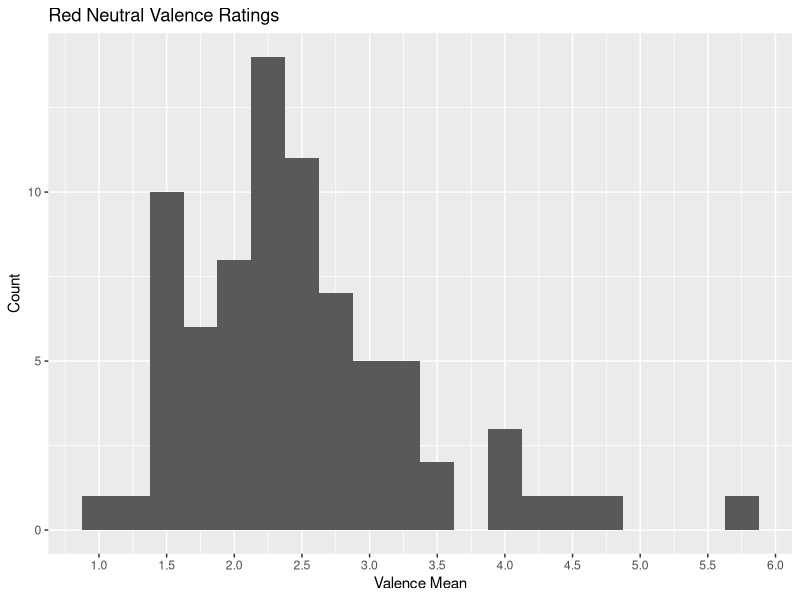
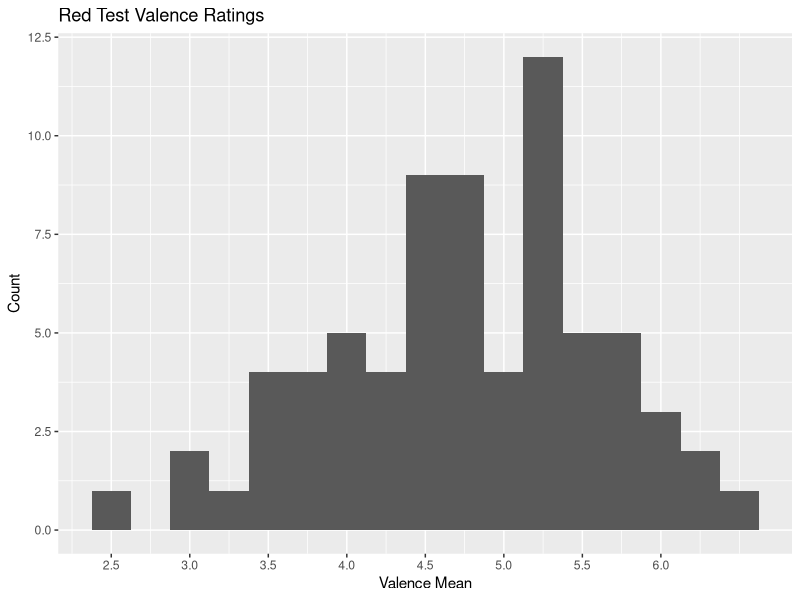
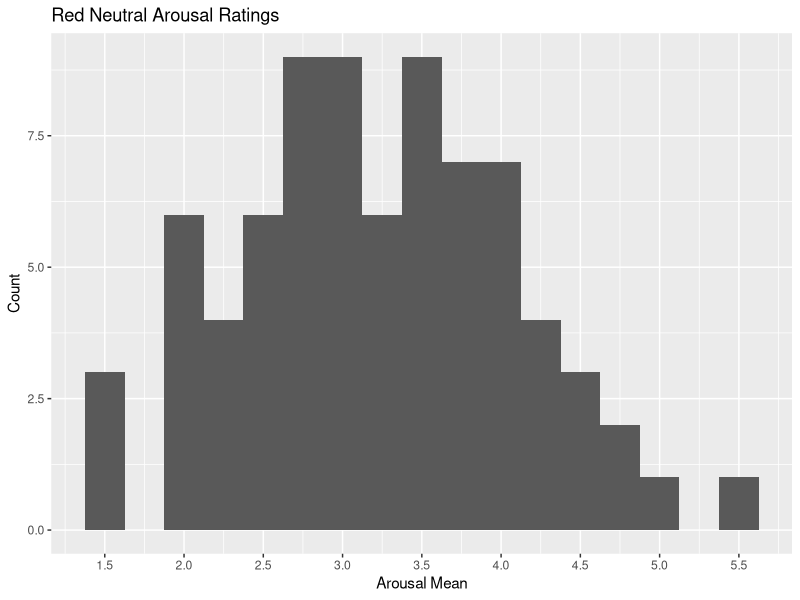
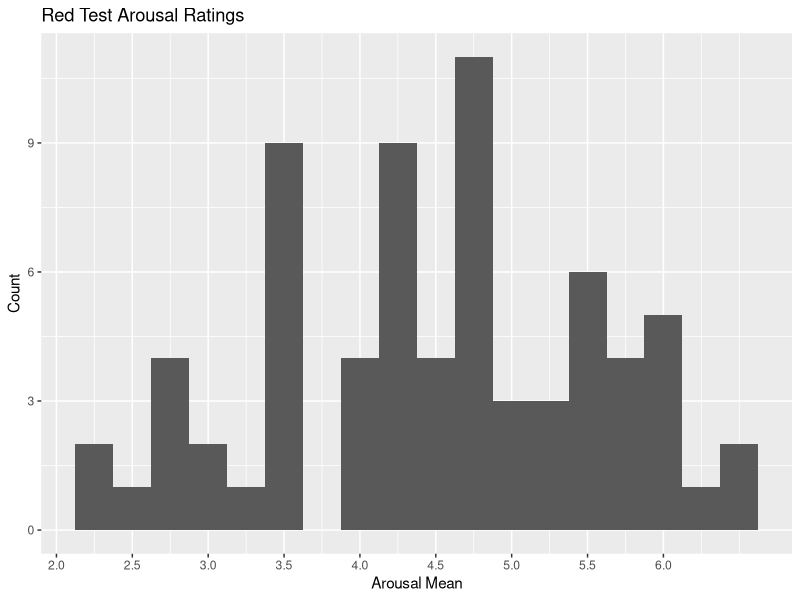
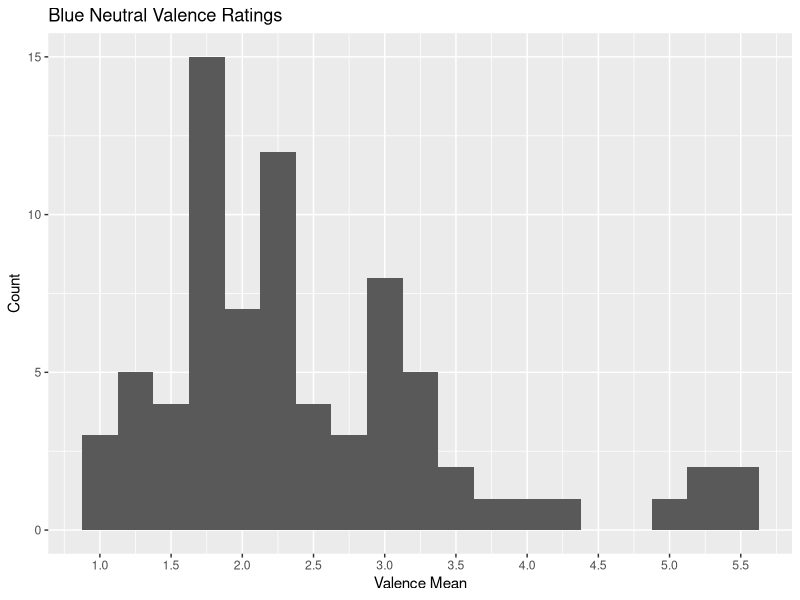
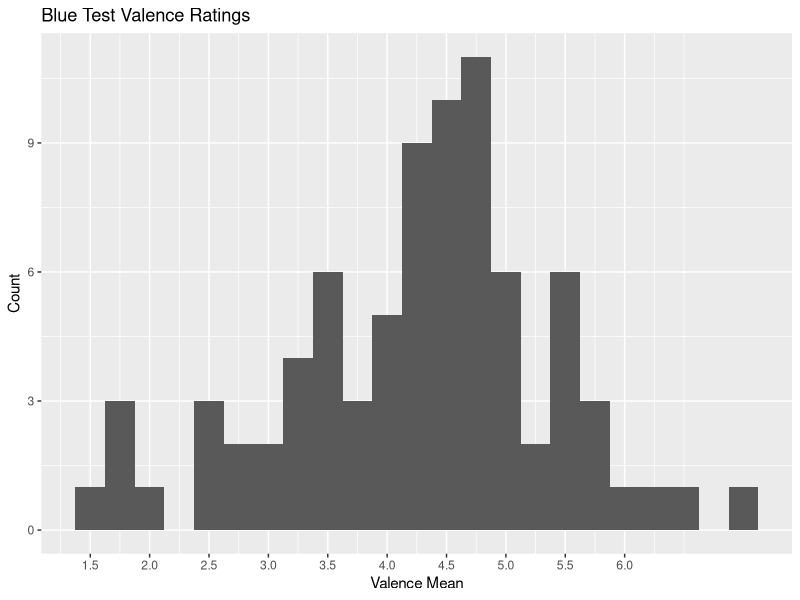
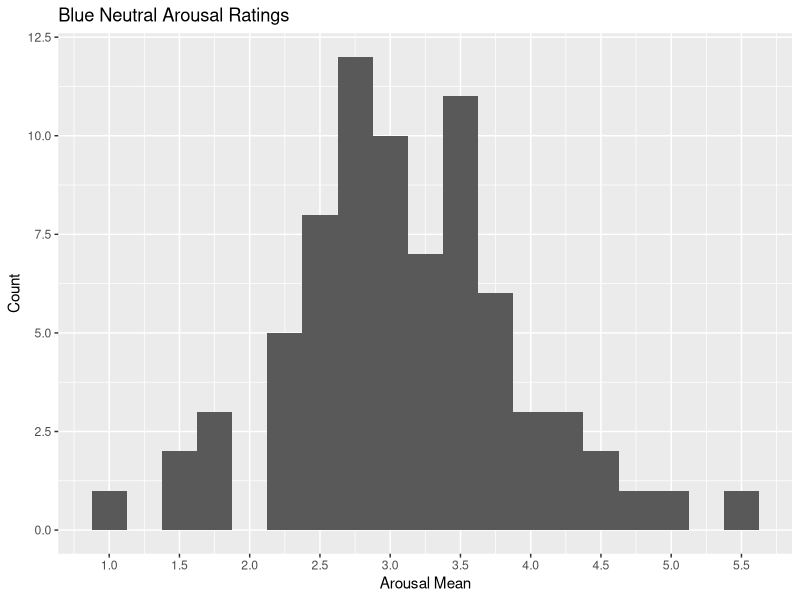
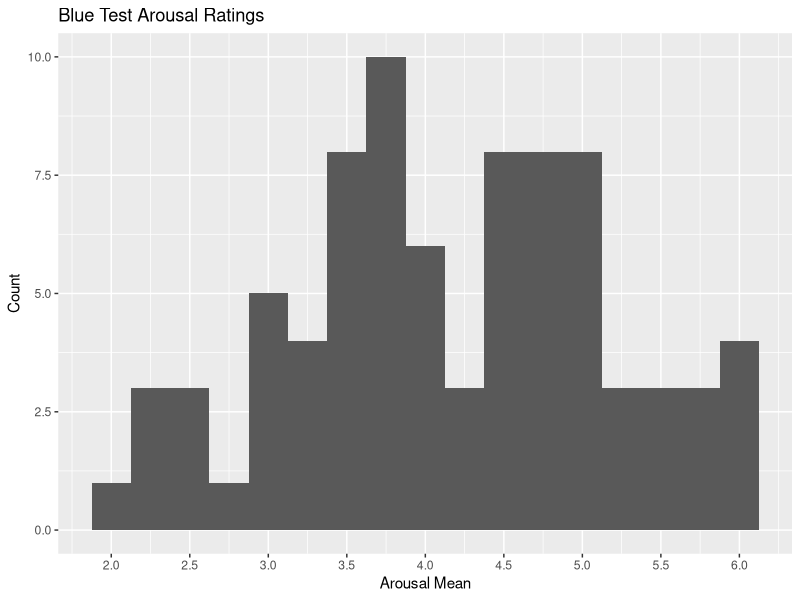

Write the R code that produced these figures, in order. (Note: this script raises an error after producing the figures.)
# Neuropeeps
setwd('/Users/pamelariviere/CodeRepo/RCode/PSYCH201a/Project/neuropeeps/')

# ---------------------- step 1 : convert .sav file into csv file. - DONE -------------------------------

# Done by pam. See TransformData.R
# Thanks pam!

# -------------------------------------------------------------------------------------------------------
# parallel step: learn how to upload and download this script to github
# Use the clone button, save and then add to your folder of your working directory.

# Step 2a
# Do we have the same number of subjects/ measurements that the paper reported? Do the variables look right?

# Step 2b
# import packages 
library(foreign)
library(dplyr)
library(tidyverse)

# setwd('/Users/pamelariviere/CodeRepo/RCode/PSYCH201a/Project') this is file path on Pam computer
color_data_pr = read.csv("color_data_pr.csv")

# write code to output summaries of the data, such as histograms and bar charts  

# ------------------------- Histogram Summaries ----------------------------------------------------------------------

# valence survey question: "How unpleasant do you think this situation is?", response 1 (not at all) to 9 (extremely)

color_data_pr %>% filter(color=='red', pic=='neu')  %>%
  ggplot(aes(x=Pic_valence_MEAN)) + geom_histogram(binwidth = .25) + scale_x_continuous(breaks=seq(0,6,.5))+
  labs(title = 'Red Neutral Valence Ratings', x= 'Valence Mean', y= 'Count')

color_data_pr %>% filter(color=='red', pic=='test')  %>%
  ggplot(aes(x=Pic_valence_MEAN)) + geom_histogram(binwidth = .25) + scale_x_continuous(breaks=seq(0,6,.5))+ 
  labs(title = 'Red Test Valence Ratings', x= 'Valence Mean', y= 'Count')

# arousal survey question: "How physically arousing do you think this situation is?", response 1 (not at all) to 9 (extremely)

color_data_pr %>% filter(color=='red', pic=='neu')  %>%
  ggplot(aes(x=Pic_arousal_MEAN)) + geom_histogram(binwidth = .25) + scale_x_continuous(breaks=seq(0,6,.5))+
  labs(title = 'Red Neutral Arousal Ratings', x= 'Arousal Mean', y='Count')

color_data_pr %>% filter(color=='red', pic=='test')  %>%
  ggplot(aes(x=Pic_arousal_MEAN)) + geom_histogram(binwidth = .25) + scale_x_continuous(breaks=seq(0,6,.5))+
  labs(title = 'Red Test Arousal Ratings', x = 'Arousal Mean', y= 'Count')

# Nicole red test relevant histo and red test neutral mean arousal
  # and another for red 

# Pam, histograms for blue arousal & valence / neutral & test: Shows the distribution of subjects who assigned 
# a given mean valence or arousal score for the blue pictures in a given neutral v. test condition

# think more about what it means to collapse the arousal and valence ratings across the pictures (seems strange)
color_data_pr %>% filter(color=='blue', pic=='neu')  %>%
  ggplot(aes(x=Pic_valence_MEAN)) + geom_histogram(binwidth = .25) + scale_x_continuous(breaks=seq(0,6,.5))+
  labs(title = 'Blue Neutral Valence Ratings', x= 'Valence Mean', y= 'Count')

color_data_pr %>% filter(color=='blue', pic=='test')  %>%
  ggplot(aes(x=Pic_valence_MEAN)) + geom_histogram(binwidth = .25) + scale_x_continuous(breaks=seq(0,6,.5))+ 
  labs(title = 'Blue Test Valence Ratings', x= 'Valence Mean', y= 'Count')

color_data_pr %>% filter(color=='blue', pic=='neu')  %>%
  ggplot(aes(x=Pic_arousal_MEAN)) + geom_histogram(binwidth = .25) + scale_x_continuous(breaks=seq(0,6,.5))+
  labs(title = 'Blue Neutral Arousal Ratings', x= 'Arousal Mean', y='Count')

color_data_pr %>% filter(color=='blue', pic=='test')  %>%
  ggplot(aes(x=Pic_arousal_MEAN)) + geom_histogram(binwidth = .25) + scale_x_continuous(breaks=seq(0,6,.5))+
  labs(title = 'Blue Test Arousal Ratings', x = 'Arousal Mean', y= 'Count')

# ----------------------------- Bar Chart Summaries ----------------------------------------------------------
# bar plots with means for arousal & valence per condition

ggplot(color_data_pr, aes(x=Condition, Pic_valence_MEAN)) +
  geom_bar(stat="summary", fun.y="mean", position="dodge") + 
  labs(title = 'Mean Picture Valence Across Conditions')

ggplot(color_data_pr, aes(x=pic, Pic_arousal_MEAN, fill=color)) +
  geom_bar(stat="summary", fun.y="mean", position="dodge") + 
  labs(title = 'Mean Arousal Rating for Neutral v. Test Pictures', y = 'Mean Picture Arousal Rating', x = 'Picture Type')

ggplot(color_data_pr, aes(x=color, Pic_arousal_MEAN)) +
  geom_bar(stat="summary", fun.y="mean", position="dodge") + 
  labs(title = 'Mean Arousal Rating for Blue v. Red Pictures', y = 'Mean Picture Arousal Rating', x = 'Picture Color')

# ------------------- Sean wrote up this code for ANOVA -----------------------
anova(data = color_data_pr, Pic_arousal_MEAN ~ pic*color)
summary(aov(data=color_data_pr, Pic_arousal_MEAN ~ color*pic))
summary(aov(data=color_data_pr, Pic_arousal_MEAN ~ Pic_valence_MEAN))
summary(aov(data=color_data_pr, Pic_valence_MEAN ~ pic*color))
summary(aov(data=color_data_pr, Pic_valence_MEAN ~ Pic_arousal_MEAN))


E# ------------------------------------------------------------------------------
# 
# Step 2c 
# figure out how to make an R markdown file
# Transform script into a R markdown file
